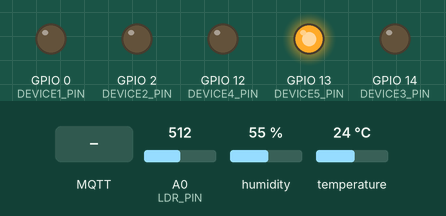
This sketch was run on a simulated ESP8266 (NodeMCU). Shown: output pins drawn as LEDs (lit = HIGH). The test bench sets the inputs (shaded band); at power-on: A0 (LDR_PIN) = 512, humidity 55 %, temperature 24 °C. WiFi joins after 1.5 s; servers stay silent unless stated; random numbers use the default seed unless the sketch sets one; no MQTT or app messages arrive unless stated; what the sketch prints to the serial monitor is not drawn.

Above: at 2.7 s.
2.8 s: MQTT message "ON" arrives on the first subscribed topic
At 4.6 s:
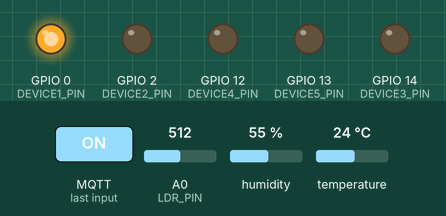
5.1 s: MQTT message "ON" arrives on the second subscribed topic
At 6.3 s:
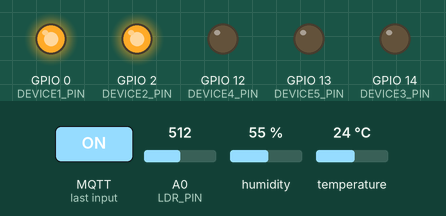
7.1 s: MQTT message "OFF" arrives on the first subscribed topic
At 8.0 s:
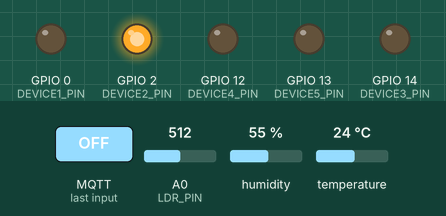
13.1 s: MQTT message "ON" arrives on the third subscribed topic
At 14.9 s:
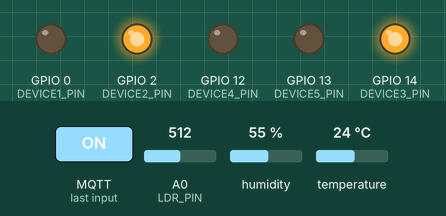
17.3 s: MQTT message "OFF" arrives on the second subscribed topic
At 19.1 s:
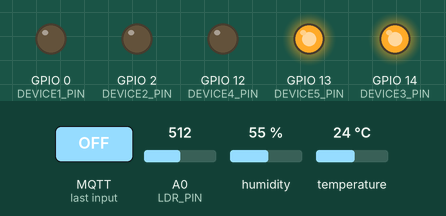
21.3 s: MQTT message "OFF" arrives on the third subscribed topic
At 22.2 s:
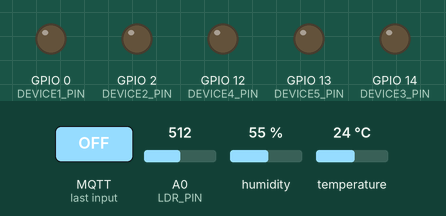
Timing chart, 0 to 27.5 s (numbered marks = the images above; inputs shaded):
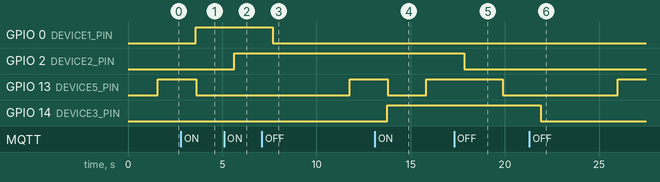

Measured:
- after the input at 2.8 s, GPIO 0 (DEVICE1_PIN): LOW → HIGH after 0.80 s
- after the input at 5.1 s, GPIO 2 (DEVICE2_PIN): LOW → HIGH after 0.53 s
- after the input at 7.1 s, GPIO 0 (DEVICE1_PIN): HIGH → LOW after 0.57 s
- after the input at 13.1 s, GPIO 14 (DEVICE3_PIN): LOW → HIGH after 0.67 s
- after the input at 17.3 s, GPIO 2 (DEVICE2_PIN): HIGH → LOW after 0.53 s
- after the input at 21.3 s, GPIO 14 (DEVICE3_PIN): HIGH → LOW after 0.60 s

The sketch:

IOT.ino
```cpp
#include <ESP8266WiFi.h>
#include <PubSubClient.h>
#include <DHT.h>

const char* ssid = "phngynvn";
const char* password = "tumotdenchin";
const char* mqtt_server = "172.20.10.3";
const char* mqtt_user = "user";
const char* mqtt_password = "123456";

WiFiClient espClient;
PubSubClient client(espClient);

#define DHTPIN 4       // D2 = GPIO4
#define DHTTYPE DHT11
DHT dht(DHTPIN, DHTTYPE);

#define LDR_PIN A0

#define DEVICE1_PIN 0   // D3
#define DEVICE2_PIN 2   // D4
#define DEVICE3_PIN 14  // D5
#define DEVICE4_PIN 12  // D6
#define DEVICE5_PIN 13  // D7

// Gửi phản hồi MQTT
void sendConfirm(int id, const char* result) {
  String topic = "device/confirm/";
  topic += String(id);
  client.publish(topic.c_str(), result);
  Serial.println("Đã gửi phản hồi: " + topic + " → " + String(result));
}

// Callback MQTT
void callback(char* topic, byte* payload, unsigned int length) {
  String message;
  for (unsigned int i = 0; i < length; i++) {
    message += (char)payload[i];
  }

  Serial.print("\n📩 Nhận từ topic: ");
  Serial.println(topic);
  Serial.print("Nội dung: ");
  Serial.println(message);

  // Danh sách thiết bị
  struct Device {
    int id;
    int pin;
  } devices[] = {
    {1, DEVICE1_PIN},
    {2, DEVICE2_PIN},
    {3, DEVICE3_PIN},
    {4, DEVICE4_PIN},
    {5, DEVICE5_PIN}
  };

  // Xử lý lệnh điều khiển
  for (auto& d : devices) {
    String controlTopic = "device/control/" + String(d.id);
    if (String(topic) == controlTopic) {
      if (message == "ON") {
        digitalWrite(d.pin, HIGH);
        Serial.printf("🔆 BẬT THIẾT BỊ %d (GPIO%d)\n", d.id, d.pin);
        sendConfirm(d.id, "OK");
      } else if (message == "OFF") {
        digitalWrite(d.pin, LOW);
        Serial.printf("💤 TẮT THIẾT BỊ %d (GPIO%d)\n", d.id, d.pin);
        sendConfirm(d.id, "OK");
      } else {
        sendConfirm(d.id, "FAIL");
      }
    }
  }
}

// Kết nối lại MQTT
void reconnect() {
  while (!client.connected()) {
    Serial.print("Kết nối MQTT...");

    String clientId = "ESP8266-";
    clientId += String(random(0xffff), HEX);

    if (client.connect(clientId.c_str(), mqtt_user, mqtt_password)) {
      Serial.println(" ✅ Thành công!");
      client.subscribe("device/control/1");
      client.subscribe("device/control/2");
      client.subscribe("device/control/3");
      client.subscribe("device/control/4");
      client.subscribe("device/control/5");
      Serial.println("📡 Đã subscribe các topic điều khiển thiết bị");
    } else {
      Serial.print("❌ Lỗi, rc=");
      Serial.print(client.state());
      Serial.println(" → thử lại sau 5s");
      delay(5000);
    }
  }
}

// SETUP
void setup() {
  Serial.begin(115200);
  delay(10);

  dht.begin();

  pinMode(DEVICE1_PIN, OUTPUT);
  pinMode(DEVICE2_PIN, OUTPUT);
  pinMode(DEVICE3_PIN, OUTPUT);
  pinMode(DEVICE4_PIN, OUTPUT);
  pinMode(DEVICE5_PIN, OUTPUT);

  // Tắt tất cả thiết bị khi khởi động
  digitalWrite(DEVICE1_PIN, LOW);
  digitalWrite(DEVICE2_PIN, LOW);
  digitalWrite(DEVICE3_PIN, LOW);
  digitalWrite(DEVICE4_PIN, LOW);
  digitalWrite(DEVICE5_PIN, LOW);

  Serial.print("🔌 Kết nối WiFi: ");
  Serial.println(ssid);
  WiFi.begin(ssid, password);
  while (WiFi.status() != WL_CONNECTED) {
    delay(500);
    Serial.print(".");
  }
  Serial.println("\n🌐 WiFi kết nối thành công!");

  client.setServer(mqtt_server, 1883);
  client.setCallback(callback);
}

// LOOP
void loop() {
  if (!client.connected()) {
    reconnect();
  }
  client.loop();

  // Đọc DHT
  float h = dht.readHumidity();
  float t = dht.readTemperature();
  int light = analogRead(LDR_PIN);

  if (isnan(h) || isnan(t)) {
    Serial.println("⚠️ Lỗi đọc DHT11!");
    return;
  }

  // Giá trị "air" ngẫu nhiên 0-100
  int air = random(0, 101);

  // Điều kiện bật/tắt LED cảnh báo (device5)
  if (air > 50) {
    digitalWrite(DEVICE5_PIN, HIGH);
    Serial.println("⚠️ air > 50 → BẬT LED cảnh báo (device5)");
  } else {
    digitalWrite(DEVICE5_PIN, LOW);
    Serial.println("✓ air <= 50 → TẮT LED cảnh báo (device5)");
  }

  // Tạo JSON gửi MQTT
  String payload = "{\"temperature\":";
  payload += String(t);
  payload += ",\"humidity\":";
  payload += String(h);
  payload += ",\"light\":";
  payload += String(light);
  payload += ",\"air\":";
  payload += String(air);
  payload += "}";

  // Gửi MQTT
  client.publish("sensor/data", payload.c_str());
  Serial.println("📤 Gửi sensor/data: " + payload);

  delay(2000);
}
```
